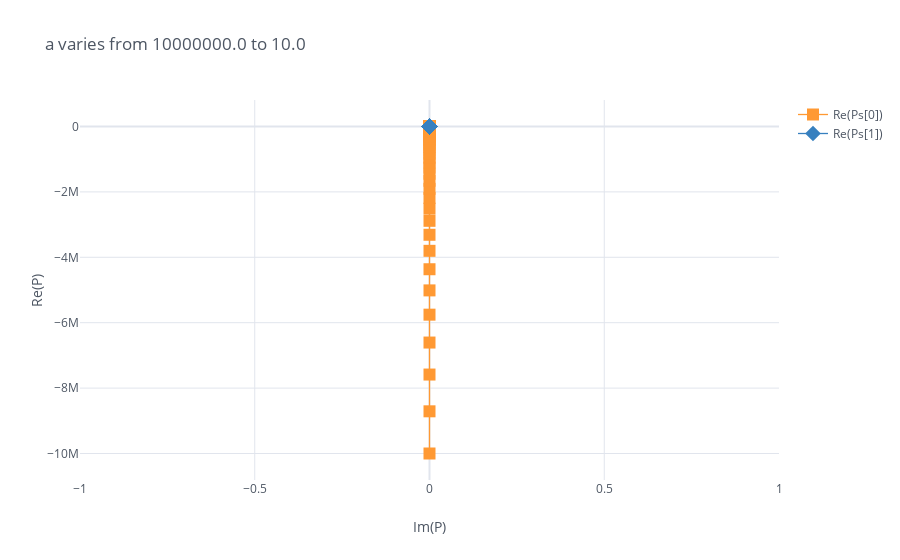

Write notebook code for a chart like this one.
### Code cell
# P = -a/2 ± √(a^2-4)/2
p_num = 101
vs = np.logspace(1, 7, p_num)
# массив для результатов (так как полюс один, то достаточно массива, а не матрицы
Ps = np.empty((2, p_num))

for i, vs_i in enumerate(vs):
    _, p, _ = signal.tf2zpk([1, 0], [1, a / vs_i, 1])
    Ps[0][i] = p[0]
    Ps[1][i] = p[1]
    
df = pd.DataFrame(np.real(Ps).T, columns=['Re(Ps[0])', 'Re(Ps[1])'], index=np.imag(Ps[0]))
df.iplot(mode='lines + markers', xTitle='Im(P)', yTitle='Re(P)',
         title=f'a varies from {a / vs[0]} to {a / vs[-1]}', symbol=['square', 'diamond'])

### Figure 1 — Plotly figure (JSON) as saved in the notebook; plotly's stock layout.template omitted (floating-point values rounded to 4 significant figures)
{"data": [{"line": {"color": "rgba(255, 153, 51, 1.0)", "dash": "solid", "shape": "linear", "width": 1.3}, "marker": {"size": 12, "symbol": "square"}, "mode": "lines+markers", "name": "Re(Ps[0])", "text": "", "type": "scatter", "x": [0, 0, 0, 0, 0, 0, 0, 0, 0, 0, 0, 0, 0, 0, 0, 0, 0, 0, 0, 0, 0, 0, 0, 0, 0, 0, 0, 0, 0, 0, 0, 0, 0, 0, 0, 0, 0, 0, 0, 0, 0, 0, 0, 0, 0, 0, 0, 0, 0, 0, 0, 0, 0, 0, 0, 0, 0, 0, 0, 0, 0, 0, 0, 0, 0, 0, 0, 0, 0, 0, 0, 0, 0, 0, 0, 0, 0, 0, 0, 0, 0, 0, 0, 0, 0, 0, 0, 0, 0, 0, 0, 0, 0, 0, 0, 0, 0, 0, 0, 0, 0], "y": [-10000000.0, -8710000.0, -7586000.0, -6607000.0, -5754000.0, -5012000.0, -4365000.0, -3802000.0, -3311000.0, -2884000.0, -2512000.0, -2188000.0, -1905000.0, -1660000.0, -1445000.0, -1259000.0, -1096000.0, -955000.0, -831800.0, -724400.0, -631000.0, -549500.0, -478600.0, -416900.0, -363100.0, -316200.0, -275400.0, -239900.0, -208900.0, -182000.0, -158500.0, -138000.0, -120200.0, -104700.0, -91200.0, -79430.0, -69180.0, -60260.0, -52480.0, -45710.0, -39810.0, -34670.0, -30200.0, -26300.0, -22910.0, -19950.0, -17380.0, -15140.0, -13180.0, -11480.0, -10000.0, -8710.0, -7586.0, -6607.0, -5754.0, -5012.0, -4365.0, -3802.0, -3311.0, -2884.0, -2512.0, -2188.0, -1905.0, -1660.0, -1445.0, -1259.0, -1096.0, -955.0, -831.8, -724.4, -631.0, -549.5, -478.6, -416.9, -363.1, -316.2, -275.4, -239.9, -208.9, -182.0, -158.5, -138.0, -120.2, -104.7, -91.19, -79.42, -69.17, -60.24, -52.46, -45.69, -39.79, -34.64, -30.17, -26.26, -22.86, -19.9, -17.32, -15.07, -13.11, -11.39, -9.899]}, {"line": {"color": "rgba(55, 128, 191, 1.0)", "dash": "solid", "shape": "linear", "width": 1.3}, "marker": {"size": 12, "symbol": "diamond"}, "mode": "lines+markers", "name": "Re(Ps[1])", "text": "", "type": "scatter", "x": [0, 0, 0, 0, 0, 0, 0, 0, 0, 0, 0, 0, 0, 0, 0, 0, 0, 0, 0, 0, 0, 0, 0, 0, 0, 0, 0, 0, 0, 0, 0, 0, 0, 0, 0, 0, 0, 0, 0, 0, 0, 0, 0, 0, 0, 0, 0, 0, 0, 0, 0, 0, 0, 0, 0, 0, 0, 0, 0, 0, 0, 0, 0, 0, 0, 0, 0, 0, 0, 0, 0, 0, 0, 0, 0, 0, 0, 0, 0, 0, 0, 0, 0, 0, 0, 0, 0, 0, 0, 0, 0, 0, 0, 0, 0, 0, 0, 0, 0, 0, 0], "y": [-1e-07, -1.148e-07, -1.318e-07, -1.514e-07, -1.738e-07, -1.995e-07, -2.291e-07, -2.63e-07, -3.02e-07, -3.467e-07, -3.981e-07, -4.571e-07, -5.248e-07, -6.026e-07, -6.918e-07, -7.943e-07, -9.12e-07, -1.047e-06, -1.202e-06, -1.38e-06, -1.585e-06, -1.82e-06, -2.089e-06, -2.399e-06, -2.754e-06, -3.162e-06, -3.631e-06, -4.169e-06, -4.786e-06, -5.495e-06, -6.31e-06, -7.244e-06, -8.318e-06, -9.55e-06, -1.096e-05, -1.259e-05, -1.445e-05, -1.66e-05, -1.905e-05, -2.188e-05, -2.512e-05, -2.884e-05, -3.311e-05, -3.802e-05, -4.365e-05, -5.012e-05, -5.754e-05, -6.607e-05, -7.586e-05, -8.71e-05, -0.0001, -0.0001148, -0.0001318, -0.0001514, -0.0001738, -0.0001995, -0.0002291, -0.000263, -0.000302, -0.0003467, -0.0003981, -0.0004571, -0.0005248, -0.0006026, -0.0006918, -0.0007943, -0.000912, -0.001047, -0.001202, -0.00138, -0.001585, -0.00182, -0.002089, -0.002399, -0.002754, -0.003162, -0.003631, -0.004169, -0.004786, -0.005496, -0.00631, -0.007245, -0.008318, -0.009551, -0.01097, -0.01259, -0.01446, -0.0166, -0.01906, -0.02189, -0.02513, -0.02886, -0.03315, -0.03807, -0.04374, -0.05025, -0.05774, -0.06636, -0.0763, -0.08777, -0.101]}], "layout": {"legend": {"bgcolor": "#FFFFFF", "font": {"color": "#4D5663"}}, "paper_bgcolor": "#FFFFFF", "plot_bgcolor": "#FFFFFF", "title": {"font": {"color": "#4D5663"}, "text": "a varies from 10000000.0 to 10.0"}, "xaxis": {"gridcolor": "#E1E5ED", "showgrid": true, "tickfont": {"color": "#4D5663"}, "title": {"font": {"color": "#4D5663"}, "text": "Im(P)"}, "zerolinecolor": "#E1E5ED"}, "yaxis": {"gridcolor": "#E1E5ED", "showgrid": true, "tickfont": {"color": "#4D5663"}, "title": {"font": {"color": "#4D5663"}, "text": "Re(P)"}, "zerolinecolor": "#E1E5ED"}}}
